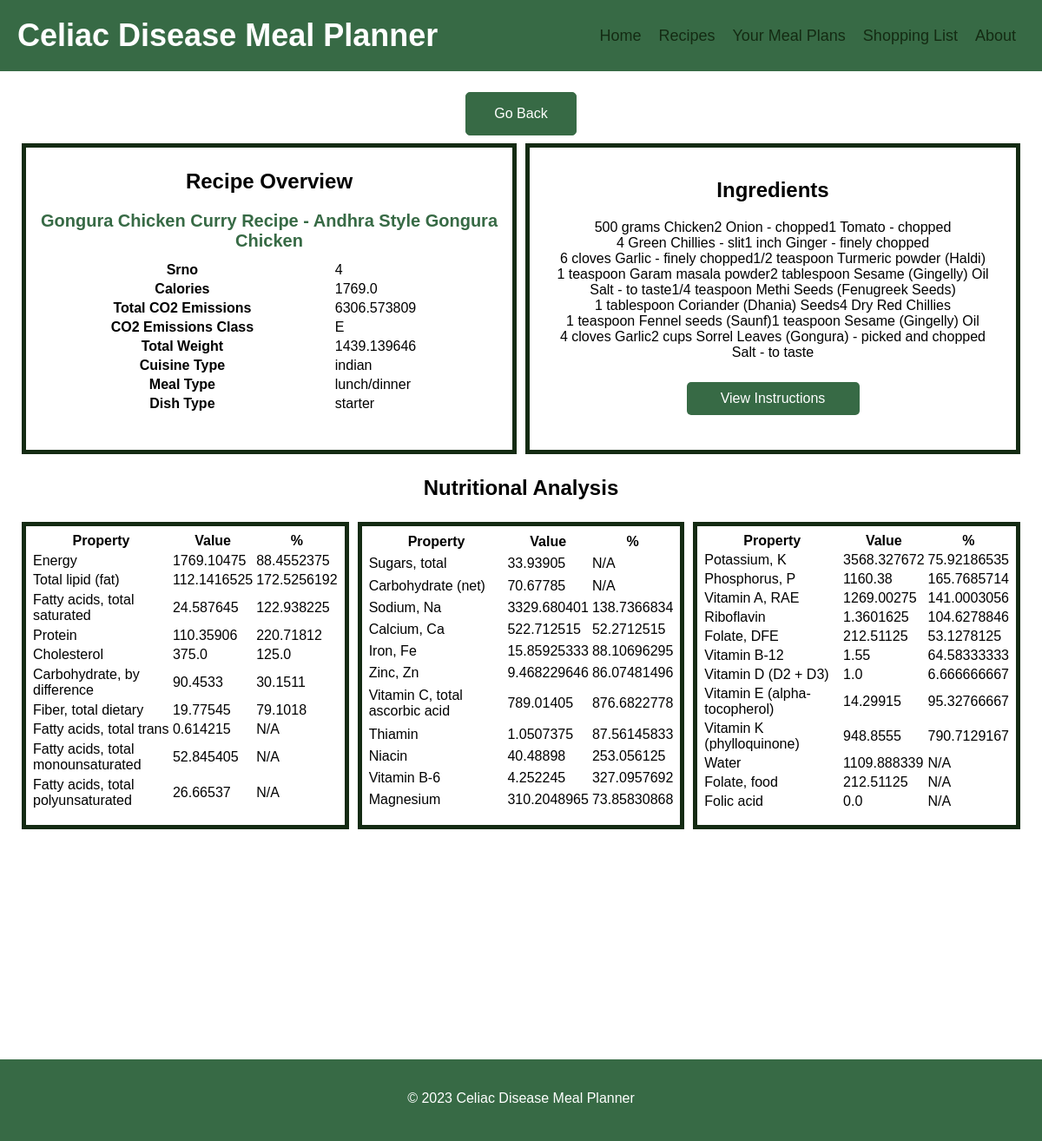
The app's page /recipe-details/4 with its own data.
### web-app/app.py (models this page shows)
class Recipes(db.Model):
    __tablename__ = 'Recipes'
    Metano = db.Column(db.Integer)
    Srno = db.Column(db.Integer, primary_key=True)
    RecipeName = db.Column(db.String)
    TranslatedRecipeName = db.Column(db.String)
    Ingredients = db.Column(db.String)
    TranslatedIngredients = db.Column(db.String)
    PrepTimeInMins = db.Column(db.Integer)
    CookTimeInMins = db.Column(db.Integer)
    TotalTimeInMins = db.Column(db.Integer)
    Servings = db.Column(db.Integer)
    Cuisine = db.Column(db.String)
    Course = db.Column(db.String)
    Diet = db.Column(db.String)
    Instructions = db.Column(db.String)
    TranslatedInstructions = db.Column(db.String)
    URL = db.Column(db.String)
    uri = db.Column(db.String)
    yield_ = db.Column(db.Float)  # 'yield' is a reserved keyword in Python
    calories = db.Column(db.Float)
    totalCO2Emissions = db.Column(db.Float)
    co2EmissionsClass = db.Column(db.String)
    totalWeight = db.Column(db.Float)
    dietLabels = db.Column(db.String)
    healthLabels = db.Column(db.String)
    cautions = db.Column(db.String)
    cuisineType = db.Column(db.String)
    mealType = db.Column(db.String)
    dishType = db.Column(db.String)
    ENERC_KCAL = db.Column(db.Float)
    ENERC_KCAL_perc = db.Column(db.Float)
    FAT = db.Column(db.Float)
    FAT_perc = db.Column(db.Float)
    FASAT = db.Column(db.Float)
    FASAT_perc = db.Column(db.Float)
    PROCNT = db.Column(db.Float)
    PROCNT_perc = db.Column(db.Float)
    CHOLE = db.Column(db.Float)
    CHOLE_perc = db.Column(db.Float)
    CHOCDF = db.Column(db.Float)
    CHOCDF_perc = db.Column(db.Float)
    FIBTG = db.Column(db.Float)
    FIBTG_perc = db.Column(db.Float)
    FATRN = db.Column(db.Float)
    FAMS = db.Column(db.Float)
    FAPU = db.Column(db.Float)
    SUGAR = db.Column(db.Float)
    CHOCDF_net = db.Column(db.Float)
    NA = db.Column(db.Float)
    NA_perc = db.Column(db.Float)
    CA = db.Column(db.Float)
    CA_perc = db.Column(db.Float)
    FE = db.Column(db.Float)
    FE_perc = db.Column(db.Float)
    ZN = db.Column(db.Float)
    ZN_perc = db.Column(db.Float)
    VITC = db.Column(db.Float)
    VITC_perc = db.Column(db.Float)
    THIA = db.Column(db.Float)
    THIA_perc = db.Column(db.Float)
    NIA = db.Column(db.Float)
    NIA_perc = db.Column(db.Float)
    VITB6A = db.Column(db.Float)
    VITB6A_perc = db.Column(db.Float)
    MG = db.Column(db.Float)
    MG_perc = db.Column(db.Float)
    K = db.Column(db.Float)
    K_perc = db.Column(db.Float)
    P = db.Column(db.Float)
    P_perc = db.Column(db.Float)
    VITA_RAE = db.Column(db.Float)
    VITA_RAE_perc = db.Column(db.Float)
    RIBF = db.Column(db.Float)
    RIBF_perc = db.Column(db.Float)
    FOLDFE = db.Column(db.Float)
    FOLDFE_perc = db.Column(db.Float)
    VITB12 = db.Column(db.Float)
    VITB12_perc = db.Column(db.Float)
    VITD = db.Column(db.Float)
    VITD_perc = db.Column(db.Float)
    TOCPHA = db.Column(db.Float)
    TOCPHA_perc = db.Column(db.Float)
    VITK1 = db.Column(db.Float)
    VITK1_perc = db.Column(db.Float)
    WATER = db.Column(db.Float)
    FOLFD = db.Column(db.Float)
    FOLAC = db.Column(db.Float)

### web-app/app.py (the view)
@app.route('/recipe-details/<int:id>')
def recipe_details(id):
    recipe = Recipes.query.filter_by(Srno=id).all()
    if recipe:
        return render_template('recipe.html', recipe=recipe[0].__dict__)
    return render_template('recipe.html', recipe="null")

### web-app/templates/recipe.html (shortened to what this page needs)
<!DOCTYPE html>
<html lang="en">
<head>
</head>
<body>
    <header>
        <h1>Celiac Disease Meal Planner</h1>
        <nav>
            <ul>
                <li><a href="/">Home</a></li>
                <li><a href="/browse">Recipes</a></li>
                <li><a href="#">Your Meal Plans</a></li>
                <li><a href="#">Shopping List</a></li>
                <li><a href="#">About</a></li>
            </ul>
        </nav>
    </header>
    <main>
        <button class="back-button" onclick="goBack()">Go Back</button>
        {% if recipe == "null" %}
            <p>Recipe Not Found.</p>
        {% else %}
            <div class="top-container">
                <section class="overview">
                    <h2>Recipe Overview</h2>
                    <h3 class="recipe-name">{{ recipe.RecipeName }}</h3>
                    <table>
                        <tr>
                            <th>Srno</th>
                            <td>{{ recipe.Srno }}</td>
                        </tr>
                        <tr>
                            <th>Calories</th>
                            <td>{{ recipe.calories }}</td>
                        </tr>
                        <tr>
                            <th>Total CO2 Emissions</th>
                            <td>{{ recipe.totalCO2Emissions }}</td>
                        </tr>
                        <tr>
                            <th>CO2 Emissions Class</th>
                            <td>{{ recipe.co2EmissionsClass }}</td>
                        </tr>
                        <tr>
                            <th>Total Weight</th>
                            <td>{{ recipe.totalWeight }}</td>
                        </tr>
                        <tr>
                            <th>Cuisine Type</th>
                            <td>{{ recipe.cuisineType }}</td>
                        </tr>
                        <tr>
                            <th>Meal Type</th>
                            <td>{{ recipe.mealType }}</td>
                        </tr>
                        <tr>
                            <th>Dish Type</th>
                            <td>{{ recipe.dishType }}</td>
                        </tr>
                    </table>
                </section>
                <section class="ingredients">
                    <h2>Ingredients</h2>
                    <ul>
                        {% for ingredient in recipe.Ingredients.split(',') %}
                            <li>{{ ingredient }}</li>
                        {% endfor %}
                    </ul>
                    <a href="{{ recipe.URL }}" class="view-recipe">View Instructions</a>
                </section>
            </div>
            <h2>Nutritional Analysis</h2>
            <div class="nutritional-analysis-container">
                    <table>
                        <tr>
                            <th>Property</th>
                            <th>Value</th>
                            <th>%</th>
                        </tr>
                        <tr>
                            <td>Energy</td>
                            <td>{{ recipe.ENERC_KCAL }}</td>
                            <td>{{ recipe['ENERC_KCAL_perc'] }}</td>
                        </tr>
                        <tr>
                            <td>Total lipid (fat)</td>
                            <td>{{ recipe.FAT }}</td>
                            <td>{{ recipe['FAT_perc'] }}</td>
                        </tr>
                        <tr>
                            <td>Fatty acids, total saturated</td>
                            <td>{{ recipe.FASAT }}</td>
                            <td>{{ recipe['FASAT_perc'] }}</td>
                        </tr>
                        <tr>
                            <td>Protein</td>
                            <td>{{ recipe.PROCNT }}</td>
                            <td>{{ recipe['PROCNT_perc'] }}</td>
                        </tr>
                        <tr>
                            <td>Cholesterol</td>
                            <td>{{ recipe.CHOLE }}</td>
                            <td>{{ recipe['CHOLE_perc'] }}</td>
                        </tr>
                        <tr>
                            <td>Carbohydrate, by difference</td>
                            <td>{{ recipe.CHOCDF }}</td>
                            <td>{{ recipe['CHOCDF_perc'] }}</td>
                        </tr>
                        <tr>
                            <td>Fiber, total dietary</td>
                            <td>{{ recipe.FIBTG }}</td>
                            <td>{{ recipe['FIBTG_perc'] }}</td>
                        </tr>
                        <tr>
                            <td>Fatty acids, total trans</td>
                            <td>{{ recipe.FATRN }}</td>
                            <td>N/A</td>
                        </tr>
                        <tr>
                            <td>Fatty acids, total monounsaturated</td>
                            <td>{{ recipe.FAMS }}</td>
                            <td>N/A</td>
                        </tr>
                        <tr>
                            <td>Fatty acids, total polyunsaturated</td>
                            <td>{{ recipe.FAPU }}</td>
                            <td>N/A</td>
                        </tr>
                    </table>
                    <table>
                        <tr>
                            <th>Property</th>
                            <th>Value</th>
                            <th>%</th>
                        </tr>
                        <tr>
                            <td>Sugars, total</td>
                            <td>{{ recipe.SUGAR }}</td>
                            <td>N/A</td>
                        </tr>
                        <tr>
                            <td>Carbohydrate (net)</td>
                            <td>{{ recipe['CHOCDF_net'] }}</td>
                            <td>N/A</td>
                        </tr>
                        <tr>
                            <td>Sodium, Na</td>
                            <td>{{ recipe.NA }}</td>
                            <td>{{ recipe['NA_perc'] }}</td>
                        </tr>
                        <tr>
                            <td>Calcium, Ca</td>
                            <td>{{ recipe.CA }}</td>
                            <td>{{ recipe['CA_perc'] }}</td>
                        </tr>
                        <tr>
                            <td>Iron, Fe</td>
                            <td>{{ recipe.FE }}</td>
                            <td>{{ recipe['FE_perc'] }}</td>
                        </tr>
                        <tr>
                            <td>Zinc, Zn</td>
                            <td>{{ recipe.ZN }}</td>
                            <td>{{ recipe['ZN_perc'] }}</td>
                        </tr>
                        <tr>
                            <td>Vitamin C, total ascorbic acid</td>
                            <td>{{ recipe.VITC }}</td>
                            <td>{{ recipe['VITC_perc'] }}</td>
                        </tr>
                        <tr>
                            <td>Thiamin</td>
                            <td>{{ recipe.THIA }}</td>
                            <td>{{ recipe['THIA_perc'] }}</td>
                        </tr>
                        <tr>
                            <td>Niacin</td>
                            <td>{{ recipe.NIA }}</td>
                            <td>{{ recipe['NIA_perc'] }}</td>
                        </tr>
                        <tr>
                            <td>Vitamin B-6</td>
                            <td>{{ recipe.VITB6A }}</td>
                            <td>{{ recipe['VITB6A_perc'] }}</td>
                        </tr>
                        <tr>
                            <td>Magnesium</td>
                            <td>{{ recipe.MG }}</td>
                            <td>{{ recipe['MG_perc'] }}</td>
                        </tr>
                    </table>
                    <table>
                        <tr>
                            <th>Property</th>
                            <th>Value</th>
                            <th>%</th>
                        </tr>
                        <tr>
                            <td>Potassium, K</td>
                            <td>{{ recipe.K }}</td>
                            <td>{{ recipe['K_perc'] }}</td>
                        </tr>
                        <tr>
                            <td>Phosphorus, P</td>
                            <td>{{ recipe.P }}</td>
                            <td>{{ recipe['P_perc'] }}</td>
                        </tr>
                        <tr>
                            <td>Vitamin A, RAE</td>
                            <td>{{ recipe.VITA_RAE }}</td>
                            <td>{{ recipe['VITA_RAE_perc'] }}</td>
                        </tr>
                        <tr>
                            <td>Riboflavin</td>
                            <td>{{ recipe.RIBF }}</td>
                            <td>{{ recipe['RIBF_perc'] }}</td>
                        </tr>
                        <tr>
                            <td>Folate, DFE</td>
                            <td>{{ recipe.FOLDFE }}</td>
                            <td>{{ recipe['FOLDFE_perc'] }}</td>
                        </tr>
                        <tr>
                            <td>Vitamin B-12</td>
                            <td>{{ recipe.VITB12 }}</td>
                            <td>{{ recipe['VITB12_perc'] }}</td>
                        </tr>
                        <tr>
                            <td>Vitamin D (D2 + D3)</td>
                            <td>{{ recipe.VITD }}</td>
                            <td>{{ recipe['VITD_perc'] }}</td>
                        </tr>
                        <tr>
                            <td>Vitamin E (alpha-tocopherol)</td>
                            <td>{{ recipe.TOCPHA }}</td>
                            <td>{{ recipe['TOCPHA_perc'] }}</td>
                        </tr>
                        <tr>
                            <td>Vitamin K (phylloquinone)</td>
                            <td>{{ recipe.VITK1 }}</td>
                            <td>{{ recipe['VITK1_perc'] }}</td>
                        </tr>
                        <tr>
                            <td>Water</td>
                            <td>{{ recipe.WATER }}</td>
                            <td>N/A</td>
                        </tr>
                        <tr>
                            <td>Folate, food</td>
                            <td>{{ recipe.FOLFD }}</td>
                            <td>N/A</td>
                        </tr>
                        <tr>
                            <td>Folic acid</td>
                            <td>{{ recipe.FOLAC }}</td>
                            <td>N/A</td>
                        </tr>
                    </table>
            </div>
        {% endif %}
    </main>
    <footer>
        <p>&copy; 2023 Celiac Disease Meal Planner</p>
    </footer>
</body>
</html>

### web-app/templates/recipe.html (style rules this page uses)
body { font-family: Arial, sans-serif; margin: 0; padding: 0; }
header { background-color: #376a45; color: white; padding: 20px; display: flex; justify-content: space-between; align-items: center; }
h1 { margin: 0; font-size: 36px; color: white; }
nav a { text-decoration: none; color: #142B13; font-size: 18px; border: none; padding: 10px; }
main { padding: 20px; margin-bottom: 30vh; display: flex; flex-direction: column; align-items: center; }
section { margin-bottom: 40px; display: flex; flex-direction: column; }
h2 { font-size: 24px; margin-bottom: 20px; text-align: center; }
ul { list-style: none; margin: 0; padding: 0; display: flex; flex-wrap: wrap; justify-content: center; }
h3 { margin: 0; font-size: 20px; color: #376a45; margin-bottom: 10px; }
p { font-size: 16px; color: #666; margin-bottom: 20px; text-align: center; }
a { color: #376a45; }
footer { background-color: #376a45; padding: 20px; text-align: center; }
footer > p { color: white; }
.back-button { background-color: #376a45; border: 1px solid #376a45; border-radius: 5px; color: white; padding: 15px 32px; text-align: center; text-decoration: none; font-size: 16px; margin: 4px 2px; cursor: pointer; float: left; }
.top-container { display: grid; grid-template-columns: 1fr 1fr; }
.recipe-name { text-align: center; }
.overview, .ingredients { padding: 5px; padding-bottom: 15px; border: solid 5px #142B13; margin: 5px; }
.ingredients { padding: 15px; }
.nutritional-analysis-container { display: grid; grid-template-columns: 1fr 1fr 1fr; }
.nutritional-analysis-container > table { padding: 5px; padding-bottom: 15px; border: solid 5px #142B13; margin: 5px; }
.view-recipe { background-color: #376a45; color: #fff; border: none; border-radius: 5px; padding: 10px 20px; font-size: 16px; cursor: pointer; width: 30%; text-align: center; text-decoration: none; display: block; margin: auto; margin-top: 25px; margin-bottom: 25px; }

### records on screen
Recipes: RecipeName "Gongura Chicken Curry Recipe - Andhra Style Gongura Chicken", calories "1769.0", totalCO2Emissions "6306.573809", totalWeight "1439.139646", cuisineType "indian", mealType "lunch/dinner", dishType "starter", ENERC_KCAL "1769.10475", ENERC_KCAL_perc "88.4552375", FAT "112.1416525", FAT_perc "172.5256192", FASAT "24.587645", FASAT_perc "122.938225", PROCNT "110.35906", PROCNT_perc "220.71812", CHOLE "375.0", CHOLE_perc "125.0", CHOCDF "90.4533", CHOCDF_perc "30.1511", FIBTG "19.77545", FIBTG_perc "79.1018", FATRN "0.614215", FAMS "52.845405", FAPU "26.66537", SUGAR "33.93905", CHOCDF_net "70.67785", NA "3329.680401", NA_perc "138.7366834", CA "522.712515", CA_perc "52.2712515", FE "15.85925333", FE_perc "88.10696295", ZN "9.468229646", ZN_perc "86.07481496", VITC "789.01405", VITC_perc "876.6822778", THIA "1.0507375", THIA_perc "87.56145833", NIA "40.48898", NIA_perc "253.056125", VITB6A "4.252245", VITB6A_perc "327.0957692", MG "310.2048965", MG_perc "73.85830868", K "3568.327672", K_perc "75.92186535", P "1160.38", P_perc "165.7685714", VITA_RAE "1269.00275", VITA_RAE_perc "141.0003056", RIBF "1.3601625", RIBF_perc "104.6278846", FOLDFE "212.51125", FOLDFE_perc "53.1278125", VITB12 "1.55", VITB12_perc "64.58333333", VITD "1.0", VITD_perc "6.666666667", TOCPHA "14.29915", TOCPHA_perc "95.32766667", VITK1 "948.8555", VITK1_perc "790.7129167", WATER "1109.888339", FOLFD "212.51125", FOLAC "0.0"

### other values on screen
{{ recipe.Srno }} "4"
{{ recipe.co2EmissionsClass }} "E"
{{ ingredient }} "500 grams Chicken" "2 Onion - chopped" "1 Tomato - chopped" "4 Green Chillies - slit" "1 inch Ginger - finely chopped" "6 cloves Garlic - finely chopped" "1/2 teaspoon Turmeric powder (Haldi)" "1 teaspoon Garam masala powder" "2 tablespoon Sesame (Gingelly) Oil" "Salt - to taste" "1/4 teaspoon Methi Seeds (Fenugreek Seeds)" "1 tablespoon Coriander (Dhania) Seeds" "4 Dry Red Chillies" "1 teaspoon Fennel seeds (Saunf)" "1 teaspoon Sesame (Gingelly) Oil" "4 cloves Garlic" "2 cups Sorrel Leaves (Gongura) - picked and chopped" "Salt - to taste"
